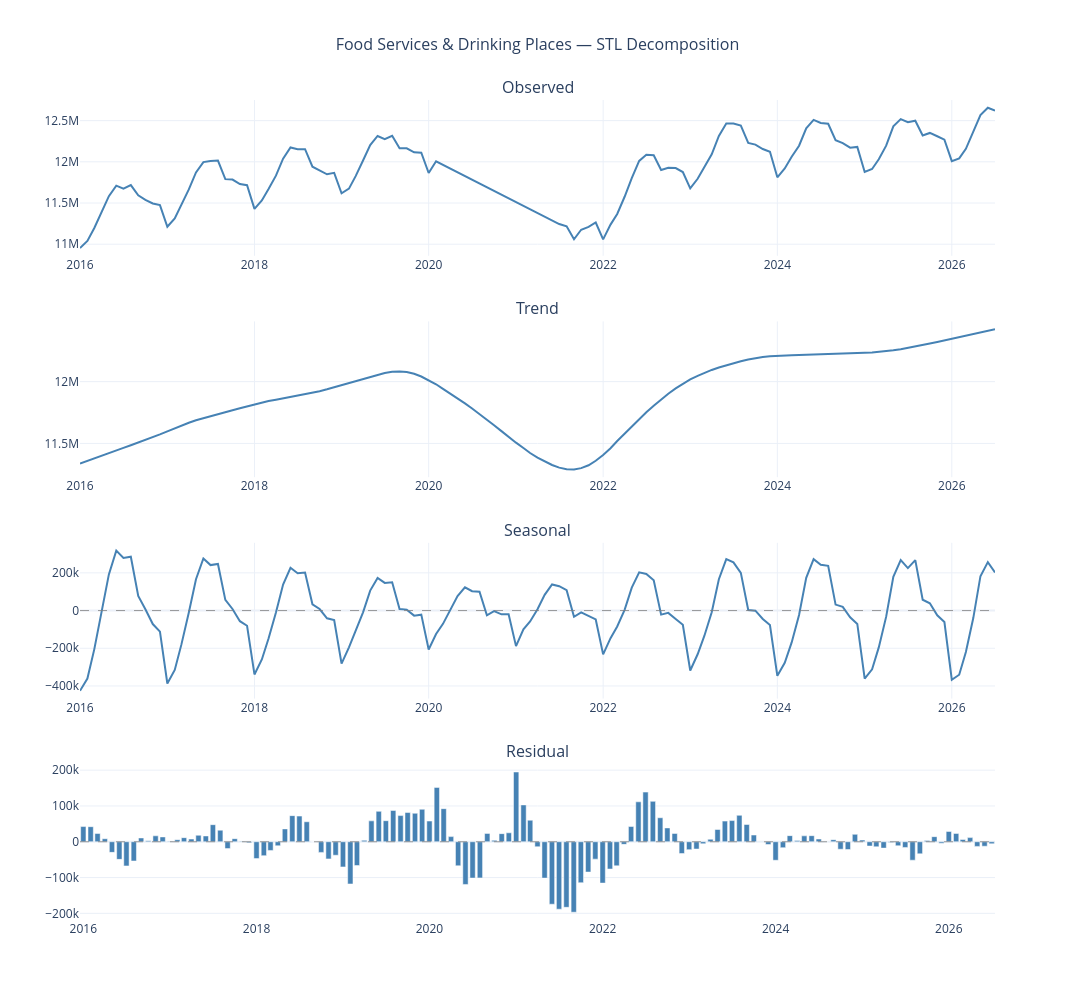

Notebook source saved alongside this figure:
### Markdown cell above
## Autocorrelation

The autocorrelation function shows how strongly the employment series relates to its previous values at different time lags. A high positive correlation means that months with relatively high employment tend to follow other months with relatively high employment, while values near zero indicate little linear relationship at that lag.

The correlation is strongest at the shortest lags, measuring approximately 0.91 at one month and declining over the following several months. This is consistent with a persistent employment series in which adjacent months usually have similar levels. The decline is not completely steady: correlations rise modestly again around lags 11 and 12, providing some evidence of the annual seasonal pattern.

After lag 12, the correlations decline toward zero. They cross zero at approximately lag 17, but the correlations from around lag 15 onward fall within the displayed confidence bounds. These small positive and negative values therefore should not be treated as evidence of a meaningful inverse relationship.

Using 24 lags provides a two-year view of the series, but the correlation at lag 24 is close to zero. The strongest feature of the plot is short-term persistence, with the smaller increase around lags 11 and 12 offering additional evidence of annual seasonality. Because the ACF is calculated from employment levels that contain a long-term trend, it cannot cleanly separate trend persistence from seasonal dependence. Examining a detrended or seasonally differenced series would provide a clearer assessment of the underlying seasonal autocorrelation.

### Code cell
# =============================================================================
# Section 5: Full STL Decomposition
# =============================================================================

trend = stl_fit.trend
seasonal = stl_fit.seasonal
residual = stl_fit.resid

fig = make_subplots(
    rows=4, cols=1,
    subplot_titles=('Observed', 'Trend', 'Seasonal', 'Residual'),
    vertical_spacing=0.08
)

# --- Observed ---
fig.add_trace(go.Scatter(
    x=df_interp.index, y=df_interp['employed'],
    mode='lines', name='Observed',
    line=dict(color='steelblue', width=2),
    showlegend=False,
    hovertemplate='%{x|%b %Y}: %{customdata}<extra></extra>',
    customdata=[f'{v/1_000_000:.2f}M' for v in df_interp['employed']]
), row=1, col=1)

# --- Trend ---
fig.add_trace(go.Scatter(
    x=df_interp.index, y=trend,
    mode='lines', name='Trend',
    line=dict(color='steelblue', width=2),
    showlegend=False,
    hovertemplate='%{x|%b %Y}: %{customdata}<extra></extra>',
    customdata=[f'{v/1_000_000:.2f}M' for v in trend]
), row=2, col=1)

# --- Seasonal ---
fig.add_trace(go.Scatter(
    x=df_interp.index, y=seasonal,
    mode='lines', name='Seasonal',
    line=dict(color='steelblue', width=2),
    showlegend=False,
    hovertemplate='%{x|%b %Y}: %{customdata}<extra></extra>',
    customdata=[f'{v/1_000_000:.3f}M' for v in seasonal]
), row=3, col=1)
fig.add_hline(y=0, line_color='gray', line_width=0.8, line_dash='dash', row=3, col=1)

# --- Residual ---
fig.add_trace(go.Bar(
    x=df_interp.index, y=residual,
    name='Residual',
    marker_color='steelblue',
    showlegend=False,
    hovertemplate='%{x|%b %Y}: %{customdata}<extra></extra>',
    customdata=[f'{v/1_000_000:.3f}M' for v in residual]
), row=4, col=1)
fig.add_hline(y=0, line_color='gray', line_width=0.8, line_dash='dash', row=4, col=1)

fig.update_layout(
    title=dict(text='Food Services & Drinking Places — STL Decomposition',
               x=0.5, font=dict(size=16)),
    height=1000,
    width=1075,
    template='plotly_white',
    hovermode='x unified'
)

fig.show()
